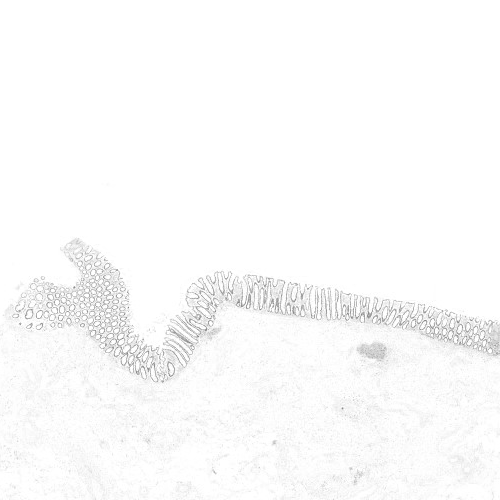
#> input picture fixed_img.png, 500 x 500 px
$ python rotate_transform.py
#> lines starting #> are read from the running program, lines starting #| are printed output that depends on the picture
### utils.py
import itertools
import numpy as np
from numpy.linalg import inv
import matplotlib.pyplot as plt

def get_patch_dimensions(canvas_size, transform):
    N = canvas_size[0]
    x = [np.linspace(1, canvas_size[0], N, endpoint=True), np.ones(canvas_size[1]) * canvas_size[0],
         np.linspace(1, canvas_size[0], N, endpoint=True), np.ones(canvas_size[1])]
    x = np.array(list(itertools.chain.from_iterable(x))) - 1

    N = canvas_size[1]
    y = [np.ones(canvas_size[0]), np.linspace(1, canvas_size[1], N, endpoint=True),
         np.ones(canvas_size[0]) * canvas_size[1], np.linspace(1, canvas_size[1], N, endpoint=True)]
    y = np.array(list(itertools.chain.from_iterable(y))) - 1

    points = np.array([x, y]).transpose()
    transformed_points = transform_points(points, transform)

    width = int(np.max([np.max(transformed_points[:, 0]) + 1, canvas_size[1]]))
    height = int(np.max([np.max(transformed_points[:, 1]) + 1, canvas_size[0]]))
    return [height, width]


def transform_points(points, matrix):
	pts_pad = np.hstack([points, np.ones((points.shape[0], 1))])
	points_warp = np.dot(pts_pad, matrix.T)
	return points_warp[:, :-1]


def apply_transform(image, transform):
    inv_transform = inv(transform)
    new_image_shape = get_patch_dimensions([image.shape[1], image.shape[0]], inv_transform)
    new_image = np.zeros(new_image_shape)
    for iRow in range(image.shape[0]):
        for iCol in range(image.shape[1]):
            coord = np.array([[iCol, iRow]])
            transform_coord = transform_points(coord, inv_transform)
            if (not (transform_coord < 0).any()) and (transform_coord[0, 0] < image.shape[1]) and (transform_coord[0, 1] < image.shape[0]):
                new_image[iRow, iCol] = image[int(transform_coord[0, 1]), int(transform_coord[0, 0])]
                # new_image[int(transform_coord[0, 1]), int(transform_coord[0, 0])] = image[iRow, iCol]

    transformed_image = new_image[0:image.shape[0], 0:image.shape[1]]

    _, axs = plt.subplots(1, 2, figsize=(15, 10))
    axs[0].imshow(image, cmap='gray')
    axs[0].set_title("Input Image")
    axs[1].imshow(transformed_image, cmap='gray')
    axs[1].set_title("Transformed Image")
    plt.show()

    return transformed_image

### rotate_transform.py
from skimage.io import imread
import numpy as np
import os
import matplotlib.pyplot as plt
import itertools
from numpy.linalg import inv
import cv2
import time
import utils


if __name__ == '__main__':
    fixed_image = imread('fixed_img.png')
#> fixed_image is the input picture: shape (500, 500); min 127, max 255, mean 250.9

    transform_matrix_90 = np.array([[0, 1, 0], [-1, 0, 0], [0, 0, 1]]).astype(float)
    # rotation_matrix_45 = np.array([[0.7071, 0.7071, 0], [-0.7071, 0.7071, 0], [0, 0, 1]]).astype(float)
    inverse_translation = np.array([[1, 0, -fixed_image.shape[1]/2], [0, 1, -fixed_image.shape[0]/2], [0, 0, 1]])
#> inverse_translation = [[1, 0, -250], [0, 1, -250], [0, 0, 1]]
    forward_translation = np.array([[1, 0, fixed_image.shape[1]/2], [0, 1, fixed_image.shape[0]/2], [0, 0, 1]])
#> forward_translation = [[1, 0, 250], [0, 1, 250], [0, 0, 1]]
    translation_matrix = np.array([[1, 0, 50], [0, 1, 50], [0, 0, 1]]).astype(float)
    transform_matrix = forward_translation @ transform_matrix_90 @ inverse_translation
    transform_matrix = translation_matrix @ transform_matrix
    moving_image = cv2.warpAffine(fixed_image, transform_matrix[0:-1], fixed_image.shape[:2][::-1])
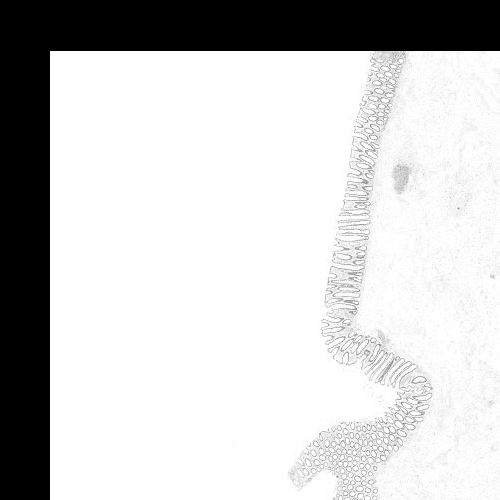
#> moving_image: shape (500, 500); min 0, max 255, mean 202.7

    # _, axs = plt.subplots(1, 2, figsize=(15, 10))
    # axs[0].imshow(fixed_image, cmap='gray')
    # axs[0].set_title("Fixed Image")
    # axs[1].imshow(moving_image, cmap='gray')
    # axs[1].set_title("Moving Image")
    # plt.show()

    start_time = time.time()
    transformed_image = utils.apply_transform(moving_image, inv(transform_matrix)).astype(int)
#> in apply_transform, `inv_transform = inv(transform)`: inv_transform = [[0, 1, 50], [-1, 0, 550], [0, 0, 1]]
#> in transform_points, `points_warp = np.dot(pts_pad, matrix.T)`: points_warp = 2000 rows, first 8: [50, 550, 1], [50, 549, 1], [50, 548, 1], [50, 547, 1], [50, 546, 1], [50, 545, 1], [50, 544, 1], [50, 543, 1]
#> in get_patch_dimensions, `transformed_points = transform_points(points, transform)`: transformed_points = 2000 pairs, first value 50 to 549, second value 51 to 550
#> in get_patch_dimensions, `width = int(np.max([np.max(transformed_points[:, 0]) + 1, canvas_size[..`: width = 550
#> in get_patch_dimensions, `height = int(np.max([np.max(transformed_points[:, 1]) + 1, canvas_size..`: height = 551
#> in apply_transform, `new_image_shape = get_patch_dimensions([image.shape[1], image.shape[0]..`: new_image_shape = [551, 550]
#> the loop in apply_transform, `for iRow in range(image.shape[0]):` made 500 passes
#> after the loop in apply_transform, `for iRow in range(image.shape[0]):`:
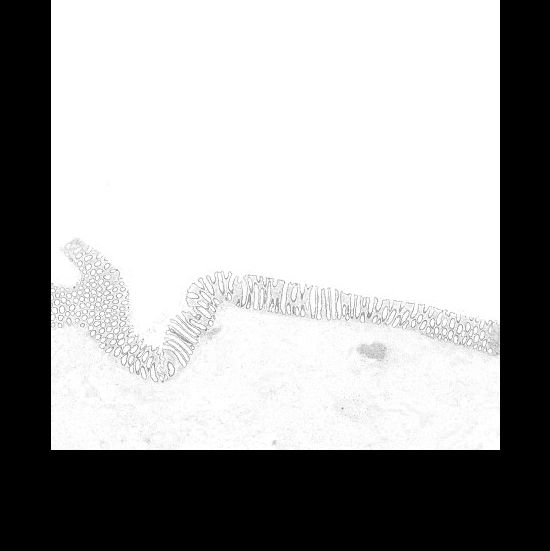
#> new_image: shape (551, 550) float64; min 0, max 255, mean 167.2
#> in apply_transform, `transformed_image = new_image[0:image.shape[0], 0:image.shape[1]]`:
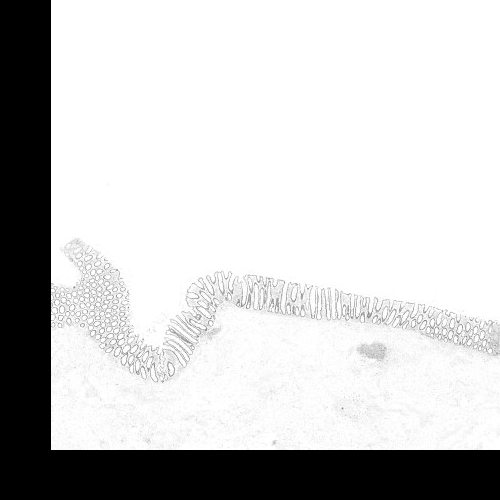
#> transformed_image: shape (500, 500) float64; min 0, max 255, mean 202.7
#> in apply_transform, `plt.show()`:
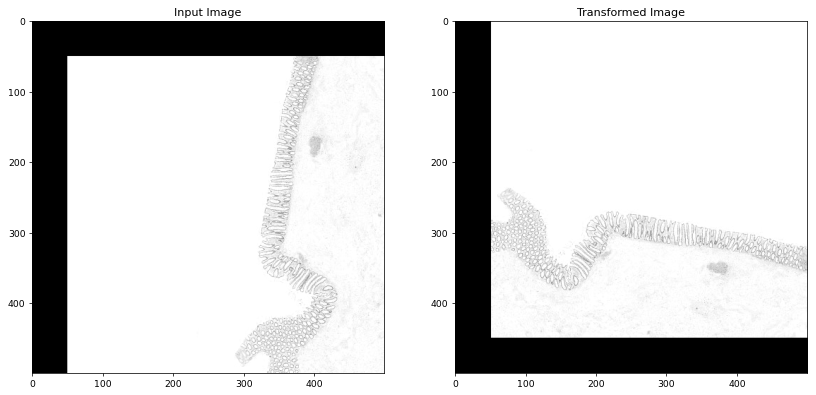
#> figure drawn by matplotlib, 2 panels
    end_time = time.time()
    total_time = end_time -start_time
    print('Time taken %0.2f seconds'%(total_time))

    registered_overlay = np.dstack((transformed_image, fixed_image, transformed_image))
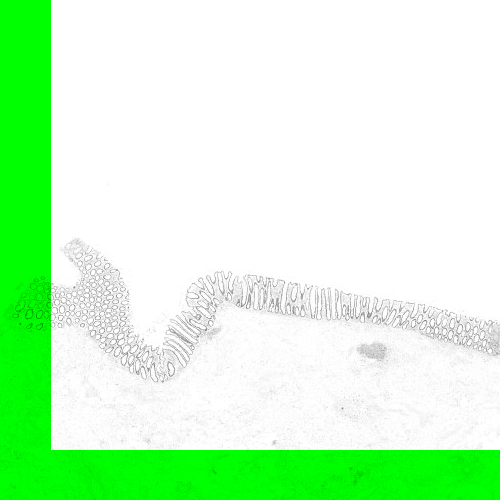
#> registered_overlay: shape (500, 500, 3) int64; mean of channels 0, 1, 2 202.7, 250.9, 202.7; drawn as R, G, B
    _, axs = plt.subplots(1, 3, figsize=(15, 10))
    axs[0].imshow(fixed_image, cmap='gray')
    axs[0].set_title("Fixed Image")
    axs[1].imshow(moving_image, cmap='gray')
    axs[1].set_title("Moving Image")
    axs[2].imshow(registered_overlay, cmap='gray')
    axs[2].set_title("Registered Overlay")
    plt.show()
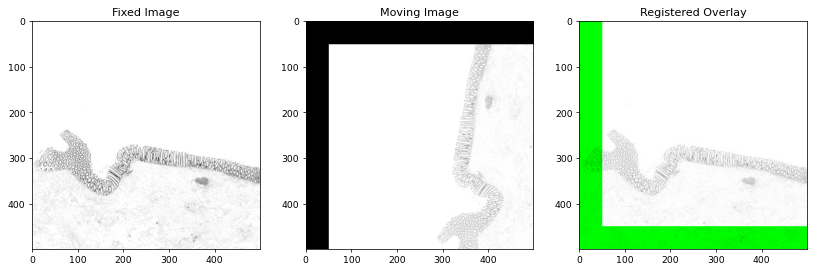
#> figure drawn by matplotlib, 3 panels
